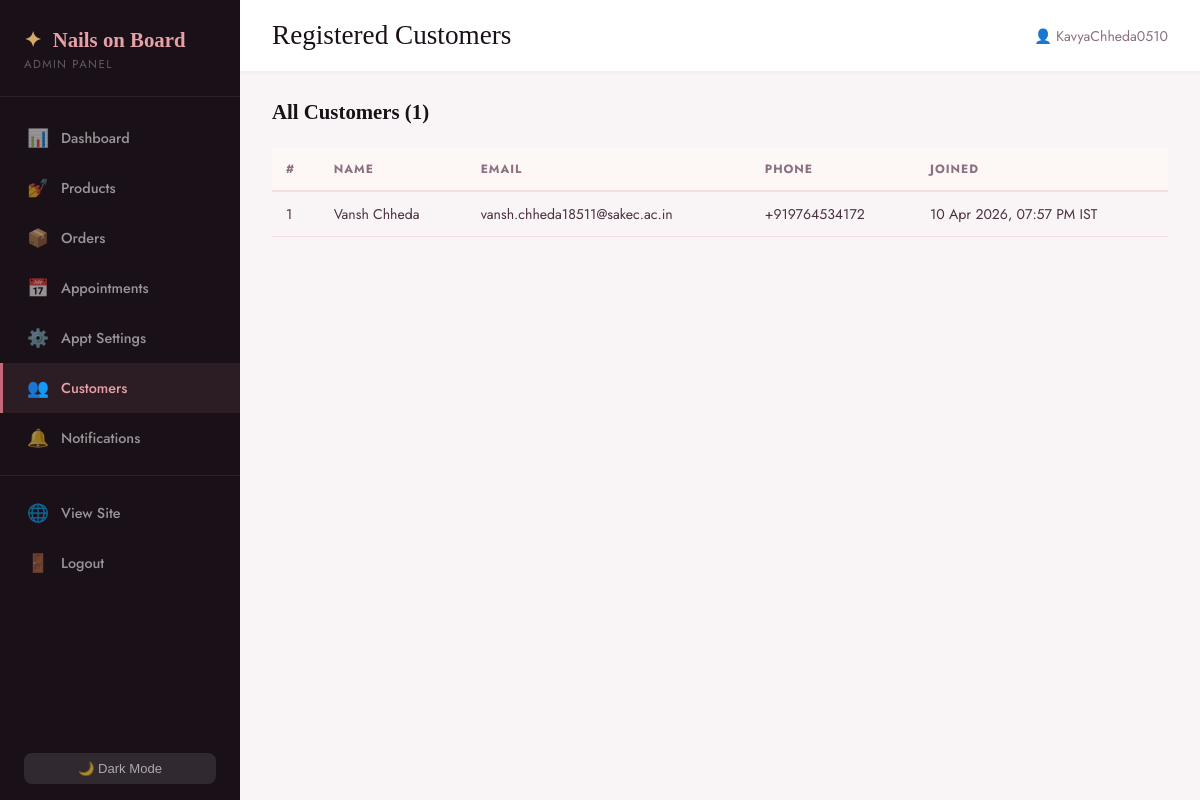
The page /admin/customers (signed in) on the database its author committed.
### app.py (models this page shows)
class Customer(db.Model):
    id            = db.Column(db.Integer, primary_key=True)
    name          = db.Column(db.String(120), nullable=False)
    email         = db.Column(db.String(120), unique=True, nullable=False)
    phone         = db.Column(db.String(20), nullable=True)
    password_hash = db.Column(db.String(200), nullable=False)
    created_at    = db.Column(db.DateTime, default=datetime.utcnow)

### app.py (the view)
@app.route('/admin/customers')
@admin_required
def admin_customers():
    return render_template('admin/customers.html',
        customers=Customer.query.order_by(Customer.created_at.desc()).all())

### app.py (called while the page is built)
def fmt_ist(dt):
    if dt is None: return ''
    return dt.replace(tzinfo=timezone.utc).astimezone(IST).strftime('%d %b %Y, %I:%M %p IST')

def admin_required(f):
    from functools import wraps
    @wraps(f)
    def d(*a, **kw):
        if not session.get('admin_logged_in'):
            flash('Please log in as admin.', 'error')
            return redirect(url_for('admin_login'))
        return f(*a, **kw)
    return d

### templates/admin/customers.html (shortened to what this page needs)
{% extends "admin/base_admin.html" %}
{% block page_title %}Registered Customers{% endblock %}
{% block content %}
<div class="panel-header mb-4"><h2>All Customers ({{ customers|length }})</h2></div>
{% if customers %}
<div class="admin-table-wrap">
<table class="admin-table">
  <thead><tr><th>#</th><th>Name</th><th>Email</th><th>Phone</th><th>Joined</th></tr></thead>
  <tbody>
    {% for c in customers %}
    <tr><td>{{ c.id }}</td><td>{{ c.name }}</td><td>{{ c.email }}</td><td>{{ c.phone or '—' }}</td><td>{{ fmt_ist(c.created_at) }}</td></tr>
    {% endfor %}
  </tbody>
</table>
</div>
{% else %}<div class="empty-state-admin"><p>No registered customers yet.</p></div>{% endif %}
{% endblock %}

### static/css/admin.css (style rules this page uses)
:root { --rose: #e8a0a8; --deep-rose: #c4687a; --blush: #f5dde2; --cream: #fdf8f5; --dark: #1a1118; --mid: #4a3040; --muted: #8a7080; --white: #ffffff; --gold: #d4a96a; --sidebar-w: 240px; --admin-bg: #f9f5f6; --shadow: 0 2px 12px rgba(0,0,0,0.08); }
*, *::before, *::after { box-sizing: border-box; margin: 0; padding: 0; }
body { font-family: 'Jost', sans-serif; background: var(--admin-bg); color: var(--dark); }
.admin-body { display: flex; min-height: 100vh; }
.panel-header { display: flex; justify-content: space-between; align-items: center; margin-bottom: 18px; }
.panel-header h2 { font-family: 'Cormorant Garamond', serif; font-size: 1.3rem; font-weight: 600; color: var(--dark); }
.mb-4 { margin-bottom: 24px; }
.admin-table-wrap { overflow-x: auto; }
.admin-table { width: 100%; border-collapse: collapse; font-size: 0.88rem; }
.admin-table thead tr { background: var(--cream); }
.admin-table th { padding: 12px 14px; text-align: left; font-size: 0.75rem; font-weight: 700; letter-spacing: 0.08em; text-transform: uppercase; color: var(--muted); border-bottom: 2px solid var(--blush); }
.admin-table td { padding: 12px 14px; border-bottom: 1px solid var(--blush); color: var(--mid); vertical-align: middle; }

### rows shown on the page
Customer: id "1", name "Vansh Chheda", email "vansh.chheda18511@sakec.ac.in", phone "+919764534172", created_at "10 Apr 2026, 07:57 PM IST"

### other values the page prints
{{ session.admin_username }} "KavyaChheda0510"
{{ customers|length }} "1"
